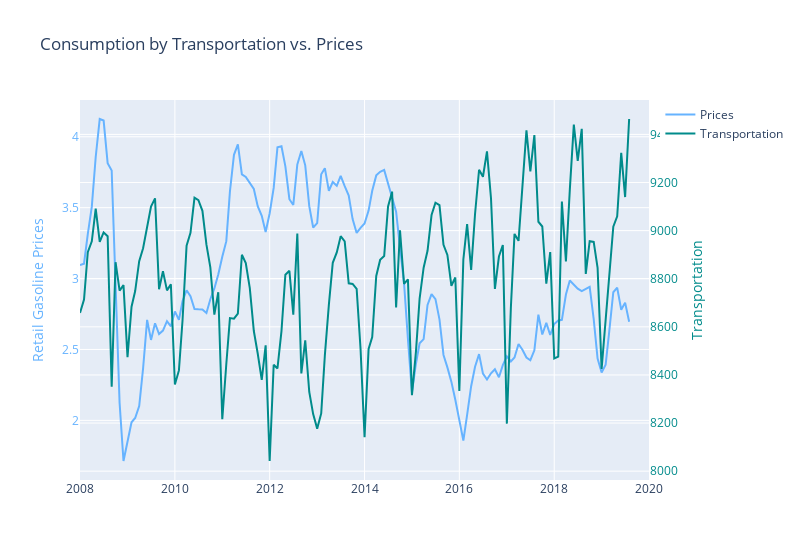

Write notebook code for a chart like this one.
### Markdown cell above
## Is Gasoline Consumption Affected by the Change in its Price?

### Code cell
fig = go.Figure()

fig.add_trace(go.Scatter(
    x=df.Date,
    y=df['Weekly U.S. All Grades All Formulations Retail Gasoline Prices  (Dollars per Gallon)'],
    name="Prices",
    line_color='#66b3ff',
))


fig.add_trace(go.Scatter(
    x=df.Date,
    y=df['Motor Gasoline Consumed by the Transportation Sector(T/ B per Day)'],
    name="Transportation",
    line_color='#008B8B',
    yaxis="y3"
))


# Create axis objects
fig.update_layout(
    xaxis=dict(
        domain=[0.8, 0.80]
    ),
    yaxis=dict(
        title="Retail Gasoline Prices",
        titlefont=dict(
            color='#66b3ff'
        ),
        tickfont=dict(
            color='#66b3ff'
        )
    ),
    yaxis3=dict(
        title="Transportation",
        titlefont=dict(
            color='#008B8B'
        ),
        tickfont=dict(
            color='#008B8B'
        ),
        anchor="x",
        overlaying="y",
        side="right"
    )
)

# Update layout properties
fig.update_layout(xaxis_range=['2008-01-01','2020-01-01'],
    title_text="Consumption by Transportation vs. Prices",
    width=800,
)

fig.show()

### Figure 1 — Plotly figure (JSON) as saved in the notebook; plotly's stock layout.template omitted (floating-point values rounded to 4 significant figures; data arrays with more than 128 entries replaced by an {"elided": "..."} marker saying what was removed)
{"data": [{"line": {"color": "#66b3ff"}, "name": "Prices", "type": "scatter", "x": {"elided": "140 str values"}, "y": {"elided": "140 float values"}}, {"line": {"color": "#008B8B"}, "name": "Transportation", "type": "scatter", "x": {"elided": "140 str values"}, "y": {"elided": "140 float values"}, "yaxis": "y3"}], "layout": {"title": {"text": "Consumption by Transportation vs. Prices"}, "width": 800, "xaxis": {"domain": [0.8, 0.8], "range": ["2008-01-01", "2020-01-01"]}, "yaxis": {"tickfont": {"color": "#66b3ff"}, "title": {"font": {"color": "#66b3ff"}, "text": "Retail Gasoline Prices"}}, "yaxis3": {"anchor": "x", "overlaying": "y", "side": "right", "tickfont": {"color": "#008B8B"}, "title": {"font": {"color": "#008B8B"}, "text": "Transportation"}}}}
